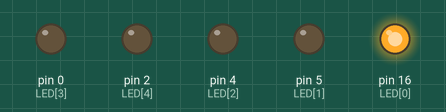
Bench run of a sketch on a simulated Arduino Uno, built with avr-gcc and run on an emulated ATmega328P. On the bench: output pins drawn as LEDs (lit = HIGH).

Above: at 0.2 s.
At 1.2 s:
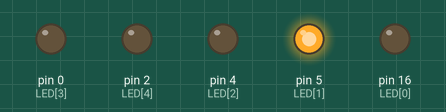
At 2.2 s:
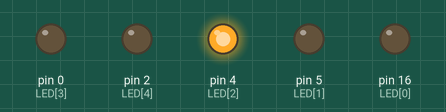
At 3.2 s:
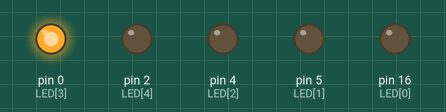
At 4.2 s:
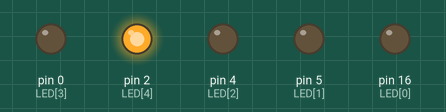
At 5.2 s:
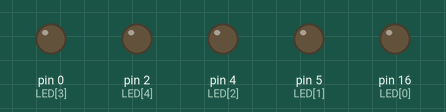
Timing chart, 0 to 5.9 s (numbered marks = the images above):
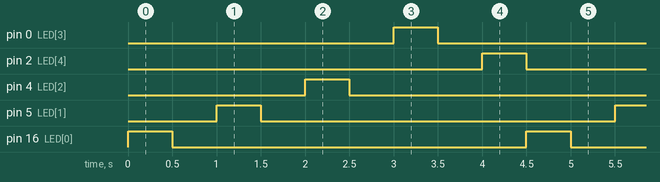

The sketch:

Lab2.ino
```cpp
int LED[] = {16,5,4,0,2};

void setup(){
  pinMode(LED[0], OUTPUT);
  pinMode(LED[1], OUTPUT);
  pinMode(LED[2], OUTPUT);
  pinMode(LED[3], OUTPUT);
  pinMode(LED[4], OUTPUT);
}

void loop(){
  for(int i=0; i<=3 ; i++ ){
    digitalWrite(LED[i], HIGH);
    delay(500);
    digitalWrite(LED[i], LOW);
    delay(500);
  }
  digitalWrite(LED[4], 1);
    delay(500);
  digitalWrite(LED[4], 0);
}
```

Measured:
- by itself, pin 0 (LED[3]), pin 2 (LED[4]), pin 4 (LED[2]), pin 5 (LED[1]), pin 16 (LED[0]): alternates HIGH for 0.50 s and LOW for 4.0 s
- by itself, everything shown: repeats every 4.5 s, in 10 steps
